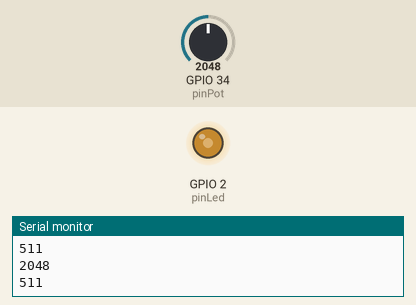
Bench run of a sketch on a simulated ESP32. On the bench: output pins drawn as LEDs (lit = HIGH), the last lines printed to the serial monitor. Inputs (shaded band) come from the test bench; at power-on: GPIO 34 (pinPot) = 2048.

Above: at 2.2 s.
2.3 s: GPIO 34 (pinPot) set to 2866
At 2.6 s:
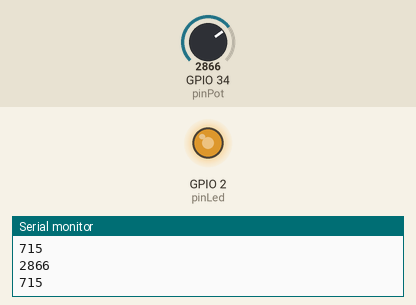
3.8 s: GPIO 34 (pinPot) set to 3603
At 5.0 s:
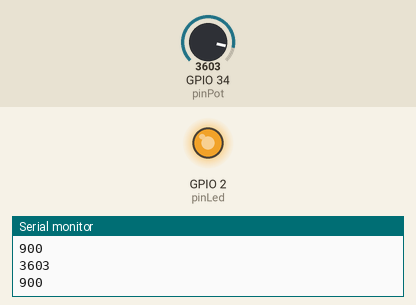
5.3 s: GPIO 34 (pinPot) set to 491
At 6.3 s:
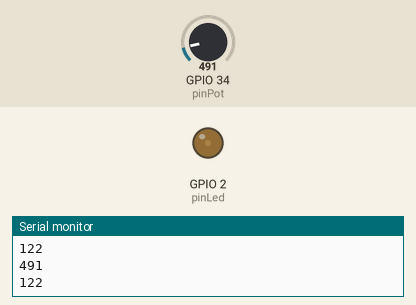
6.8 s: GPIO 34 (pinPot) set to 2047
At 7.6 s:
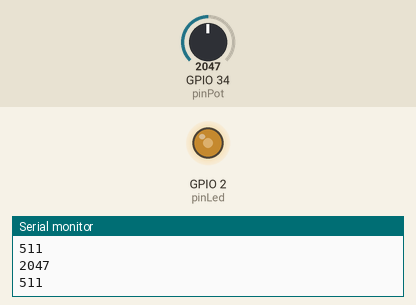
Timing chart, 0 to 9.3 s (numbered marks = the images above; inputs shaded):
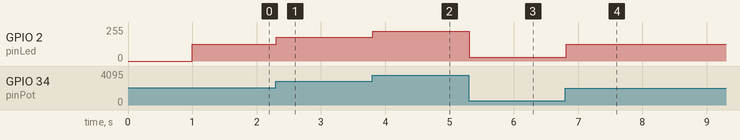

Measured:
- after the input at 2.3 s, GPIO 2 (pinLed): 127/255 → 178/255 at once
- after the input at 3.8 s, GPIO 2 (pinLed): 178/255 → 224/255 at once
- after the input at 5.3 s, GPIO 2 (pinLed): 224/255 → 30/255 at once
- after the input at 6.8 s, GPIO 2 (pinLed): 30/255 → 127/255 at once

The sketch:

led-potenciometro.ino
```cpp
int brillo = 0;

int pinPot = 34;
int pinLed = 2;

const int frecuencia = 1000;
const int resolucion = 10;

void setup() {
  Serial.begin(9600);

  // Configuramos el PWM del LED
  ledcAttach(pinLed, frecuencia, resolucion);

  delay(1000);
}

void loop() {
  // Leemos el potenciómetro
  brillo = analogRead(pinPot);

  Serial.println(brillo);

  // Convertimos la lectura de 0-4095 a 0-1023
  brillo = map(brillo, 0, 4095, 0, 1023);

  Serial.println(brillo);

  // Aplicamos el brillo al LED
  ledcWrite(pinLed, brillo);

  delay(100);
}
```
